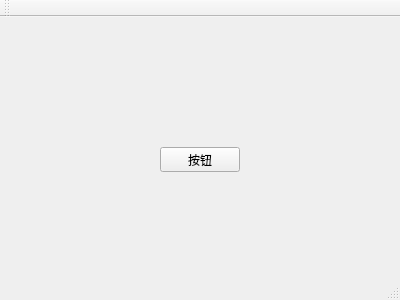
<?xml version="1.0" encoding="UTF-8"?>
<ui version="4.0">
 <class>MainWindow</class>
 <widget class="QMainWindow" name="MainWindow">
  <property name="geometry">
   <rect>
    <x>0</x>
    <y>0</y>
    <width>400</width>
    <height>300</height>
   </rect>
  </property>
  <property name="windowTitle">
   <string>MainWindow</string>
  </property>
  <widget class="QWidget" name="centralWidget">
   <widget class="QPushButton" name="pushButton">
    <property name="geometry">
     <rect>
      <x>160</x>
      <y>130</y>
      <width>80</width>
      <height>25</height>
     </rect>
    </property>
    <property name="text">
     <string>按钮</string>
    </property>
   </widget>
  </widget>
  <widget class="QMenuBar" name="menuBar">
   <property name="geometry">
    <rect>
     <x>0</x>
     <y>0</y>
     <width>400</width>
     <height>25</height>
    </rect>
   </property>
  </widget>
  <widget class="QToolBar" name="mainToolBar">
   <attribute name="toolBarArea">
    <enum>TopToolBarArea</enum>
   </attribute>
   <attribute name="toolBarBreak">
    <bool>false</bool>
   </attribute>
  </widget>
  <widget class="QStatusBar" name="statusBar"/>
 </widget>
 <layoutdefault spacing="6" margin="11"/>
 <resources/>
 <connections/>
</ui>
